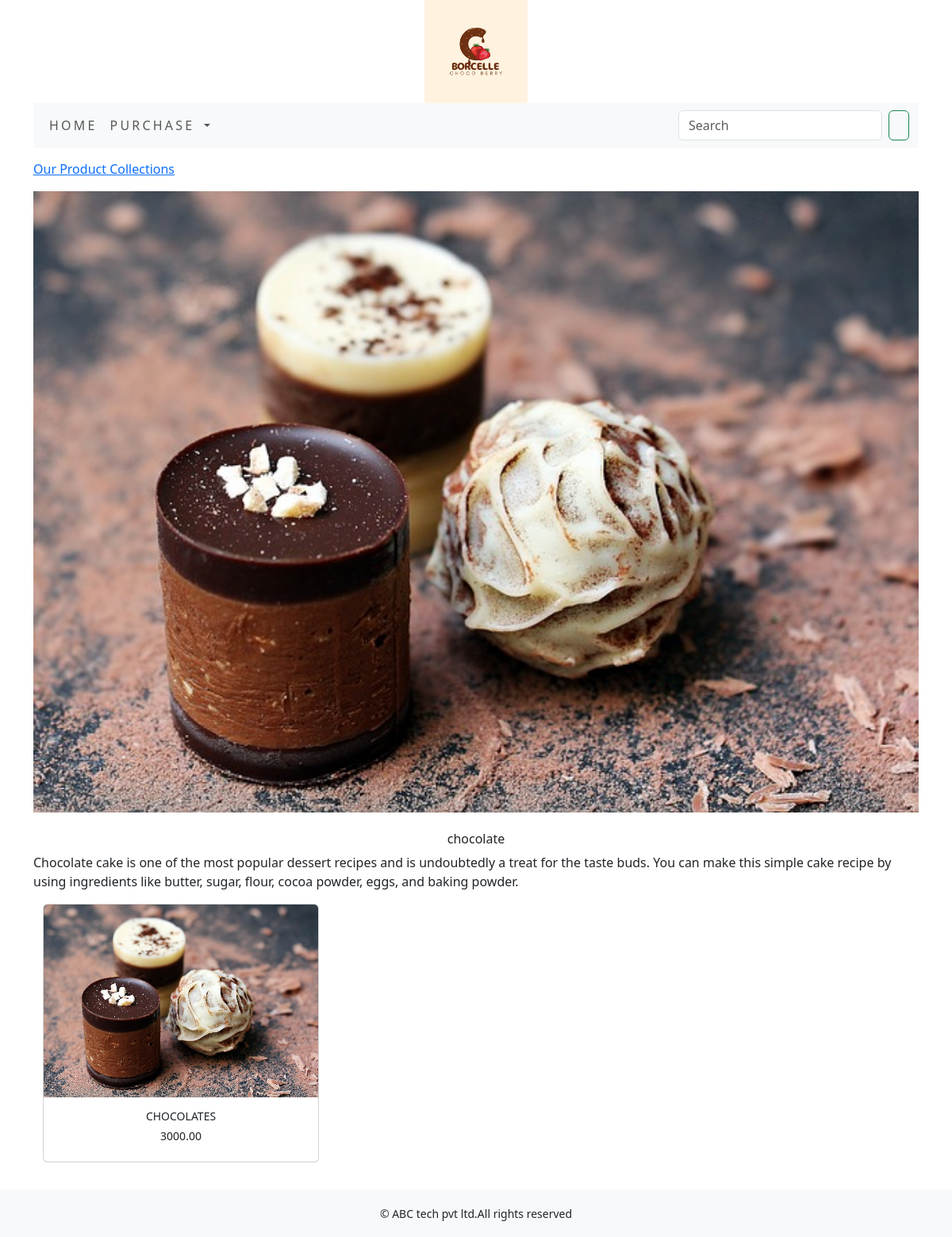
/purchase/chocolate/, run on the app's committed database.
### purchase/models.py (models this page shows, shortened)
class Category(models.Model):
    name=models.CharField(max_length=250,unique=True)
    slug=models.SlugField(max_length=250,unique=True)
    description=models.TextField(blank=True)
    image=models.ImageField(upload_to='category',blank=True)
    class Meta:
        ordering=('name',)
        verbose_name='category'
        verbose_name_plural='categories'
    def get_url(self):
        return reverse('purchase:products_by_category',args=[self.slug])

class Product(models.Model):
    name=models.CharField(max_length=250,unique=True)
    slug=models.SlugField(max_length=250,unique=True)
    description=models.TextField(blank=True)
    price=models.DecimalField(max_digits=10,decimal_places=2)
    category=models.ForeignKey(Category,on_delete=models.CASCADE)
    image = models.ImageField(upload_to='product', blank=True)
    stock=models.IntegerField()
    available=models.BooleanField(default=True)
    created=models.DateTimeField(auto_now_add=True)
    updated=models.DateTimeField(auto_now=True)
    def get_url(self):
        return reverse('purchase:prodCatdetail',args=[self.category.slug,self.slug])
    class Meta:
        ordering=('name',)
        verbose_name='product'
        verbose_name_plural='products'

### purchase/views.py (the view)
# urls.py: path('', views.allProdCat, name='allProdCat'),
def allProdCat(request, c_slug=None):
    c_page = None
    products_list = None
    if c_slug!= None:
        c_page = get_object_or_404(Category, slug=c_slug)
        products_list = Product.objects.all().filter(category=c_page, available=True)
    else:
        products_list = Product.objects.all().filter(available=True)
    paginator=Paginator(products_list,6)
    try:
        page=int(request.GET.get('page','1'))
    except:
        page=1
    try:
        products=paginator.page(page)
    except(EmptyPage,InvalidPage):
        products=paginator.page(paginator.num_pages)
    return render(request,"category.html",{'category': c_page,'products':products})

### cart/context_processors.py (called while the page is built)
def counter(request):
    item_count=0
    if 'admin' in request.path:
        return {}
    else:
        try:
            cart=Cart.objects.filter(cart_id=_cart_id(request))
            cart_items=CartItem.objects.all().filter(cart=cart[:1])
            for cart_item in cart_items:
                item_count =+ cart_item.quantity
        except Cart.DoesNotExist:
            item_count=0
    return dict(item_count=item_count)

### cart/views.py (called while the page is built)
def _cart_id(request):
    cart=request.session.session_key
    if not cart:
        cart=request.session.create()
    return cart

### purchase/context_processors.py (called while the page is built)
def menu_links(request):
    links=Category.objects.all()
    return dict(links=links)

### templates/category.html (shortened to what this page needs)
{% extends 'base.html' %}
{% load static %}
{% block content %}
   {% if category %}
       <div>
           <div class="row my_row_class">
               <div class="max-auto">
               <p><a href="{% url 'purchase:allProdCat' %}">Our Product Collections </a></p>
           </div>
               </div>
       </div>
   {% endif %}
<div class="max_auto">
    {% if category %}
      <img class="my_image" src="{{ category.image.url}}" alt="{{category.name}}">
</div>
    <br>
<div>
      <h1 class="text-center my_title">{{category.name}}</h1>
      <p class="text-justify"> {{category.description}}</p>
</div>
   {% endif %}
<div class="container">
    <div class="row mx_auto">
        {% for product in products.object_list %}
        <div class="my_bottom_margin col-9 col-sm-12 col-md-4  col-lg-4">
            <div class="card text-center" style="min-width:18rem;">
        <a  href="{{product.get_url}}"><img class="card-img-top my_image" src="{{product.image.url}}" alt="{{product.name}}"></a>
            <div class="card-body">
            <h4>{{product.name}}</h4>
            <h4>{{product.price}}</h4>
            </div>
          </div>
        </div>
        {% endfor %}
    </div>
    <br>
</div>
{% endblock %}

### static/css/custom.css (style rules this page uses)
body { font-family: 'Roboto', sans-serif; }
.my_row_class { padding-top :15px; }
.my_image { width:100%; height:auto; }
.my_title { font-size:16px; text_transform:uppercase; }
.my_bottom_margin { margin-bottom:10px; }
.card-body h4 { font-size:14px; text-transform:uppercase; }

### data on the page
Category: image (picture), name "chocolate", description "Chocolate cake is one of the most popular dessert recipes and is undoubtedly a treat for the taste buds. You can make this simple cake recipe by using ingredients like butter, sugar, flour, cocoa powder, eggs, and baking powder."
Product: image (picture), name "CHOCOLATES", price "3000.00"
